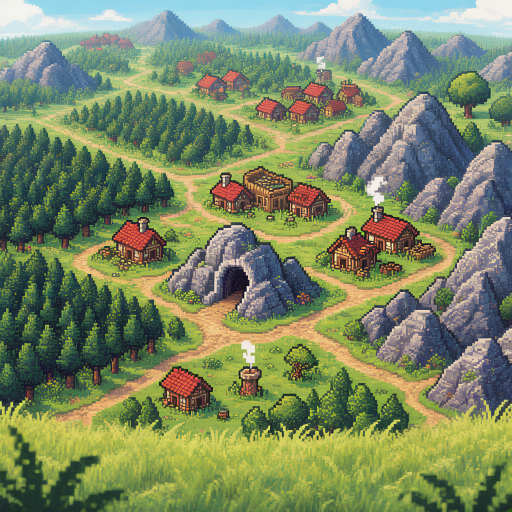
#> input picture images/map_world.png, 1024 x 1024 px (shown at 1/2 size)
$ python compress_images.py
#> lines starting #> are read from the running program, lines starting #| are printed output that depends on the picture
#!/usr/bin/env python3
"""
压缩项目图片资源 - 目标让images目录 < 3MB
- 动画帧：缩小到极小尺寸（小游戏Canvas渲染足够）
- 特效帧：大幅缩小
- 背景图：缩小到512px
- 地图：缩小
- 移除源素材(mp4/jpeg)
"""

import os
import shutil
from PIL import Image

ROOT = os.path.dirname(os.path.dirname(os.path.dirname(os.path.abspath(__file__))))
IMAGES_DIR = os.path.join(ROOT, 'images')
BACKUP_DIR = os.path.join(ROOT, '_source_backup')

def compress_png(filepath, max_size):
    """压缩PNG图片到指定最大边长"""
    try:
        img = Image.open(filepath)
        w, h = img.size
        if max(w, h) > max_size:
            ratio = max_size / max(w, h)
            img = img.resize((int(w * ratio), int(h * ratio)), Image.LANCZOS)
        img.save(filepath, 'PNG', optimize=True)
        return True
    except Exception as e:
        print(f"  ✗ {filepath}: {e}")
        return False

def compress_jpeg(filepath, max_size, quality=60):
    """压缩JPEG"""
    try:
        img = Image.open(filepath)
        w, h = img.size
        if max(w, h) > max_size:
            ratio = max_size / max(w, h)
            img = img.resize((int(w * ratio), int(h * ratio)), Image.LANCZOS)
        if img.mode == 'RGBA':
            img = img.convert('RGB')
        img.save(filepath, 'JPEG', quality=quality, optimize=True)
        return True
    except Exception as e:
        print(f"  ✗ {filepath}: {e}")
        return False

def main():
    # 创建源素材备份目录
    os.makedirs(BACKUP_DIR, exist_ok=True)

    total_before = 0
    total_after = 0

    # 1. 移动mp4和jpeg源素材到备份（不打包进游戏）
    print("📦 移动源素材到备份目录...")
    for root, dirs, files in os.walk(IMAGES_DIR):
        for f in files:
            src = os.path.join(root, f)
            if f.endswith('.mp4') or (f.endswith('.jpeg') and 'village' not in f):
                rel = os.path.relpath(src, ROOT)
                dst = os.path.join(BACKUP_DIR, f)
                shutil.move(src, dst)
                print(f"  移动: {rel} → _source_backup/")

    # 2. 压缩动画帧（角色动画 - max 160px，小游戏中显示约60px高度足够）
    print("\n🖼️ 压缩角色动画帧 (max 160px)...")
    anim_dir = os.path.join(IMAGES_DIR, 'characters_anim')
    if os.path.exists(anim_dir):
        for root, dirs, files in os.walk(anim_dir):
            if 'backup' in root or '_未使用' in root:
                continue
            for f in files:
                if not f.endswith('.png'): continue
                p = os.path.join(root, f)
                before = os.path.getsize(p)
                compress_png(p, 160)
                after = os.path.getsize(p)
                total_before += before
                total_after += after

    # 3. 压缩特效帧（max 200px）
    print("\n✨ 压缩特效帧 (max 200px)...")
    effects_dir = os.path.join(IMAGES_DIR, 'effects')
    if os.path.exists(effects_dir):
        for root, dirs, files in os.walk(effects_dir):
            for f in files:
                if not f.endswith('.png'): continue
                p = os.path.join(root, f)
                before = os.path.getsize(p)
                compress_png(p, 200)
                after = os.path.getsize(p)
                total_before += before
                total_after += after

    # 4. 压缩背景图（max 512px）
    print("\n🏞️ 压缩背景图 (max 512px)...")
    bg_dir = os.path.join(IMAGES_DIR, 'backgrounds')
    if os.path.exists(bg_dir):
        for f in os.listdir(bg_dir):
            p = os.path.join(bg_dir, f)
            if f.endswith('.png'):
                before = os.path.getsize(p)
                compress_png(p, 512)
                after = os.path.getsize(p)
                total_before += before
                total_after += after

    # 5. 压缩地图（max 800px）
    print("\n🗺️ 压缩地图 (max 800px)...")
    map_dir = os.path.join(IMAGES_DIR, 'map')
    if os.path.exists(map_dir):
        for f in os.listdir(map_dir):
            p = os.path.join(map_dir, f)
            before = os.path.getsize(p)
            if f.endswith('.png'):
                compress_png(p, 800)
            elif f.endswith('.jpeg'):
                compress_jpeg(p, 800, 60)
            after = os.path.getsize(p)
            total_before += before
            total_after += after

    # 6. 压缩map_world.png
    p = os.path.join(IMAGES_DIR, 'map_world.png')
    if os.path.exists(p):
        before = os.path.getsize(p)
        compress_png(p, 800)
#> in compress_png, img is the input picture: PIL image 1024x1024 RGB; mean R, G, B 123.5, 136.7, 100.2
#> in compress_png, `img = img.resize((int(w * ratio), int(h * ratio)), Image.LANCZOS)`:
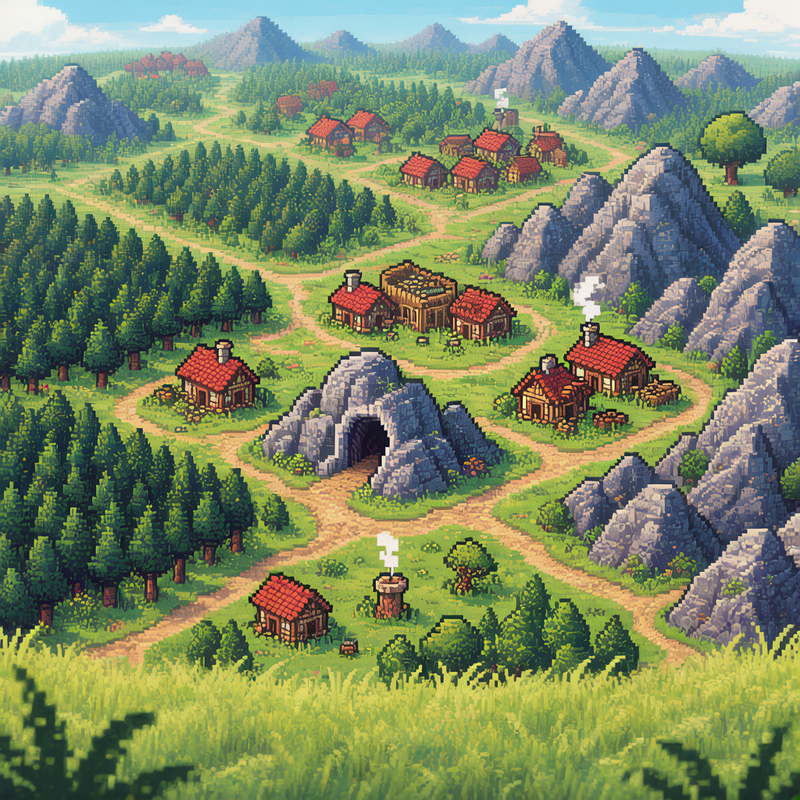
#> img: PIL image 800x800 RGB; mean R, G, B 123.5, 136.7, 100.2
        after = os.path.getsize(p)
        total_before += before
        total_after += after

    # 7. 压缩猫咪图鉴和角色（max 300px）
    print("\n🐱 压缩猫咪/角色图 (max 300px)...")
    for subdir in ['cats', 'characters']:
        sd = os.path.join(IMAGES_DIR, subdir)
        if os.path.exists(sd):
            for root, dirs, files in os.walk(sd):
                for f in files:
                    p = os.path.join(root, f)
                    before = os.path.getsize(p)
                    if f.endswith('.png'):
                        compress_png(p, 300)
                    elif f.endswith('.jpeg'):
                        compress_jpeg(p, 300, 70)
                    after = os.path.getsize(p)
                    total_before += before
                    total_after += after

    # 统计
    print(f"\n{'='*50}")
    # 重新计算总大小
    final_total = 0
    for root, dirs, files in os.walk(IMAGES_DIR):
        for f in files:
            p = os.path.join(root, f)
            final_total += os.path.getsize(p)
    print(f"压缩后 images/ 总大小: {final_total/1024/1024:.1f}MB")
    print(f"目标: < 3MB")

if __name__ == '__main__':
    main()
